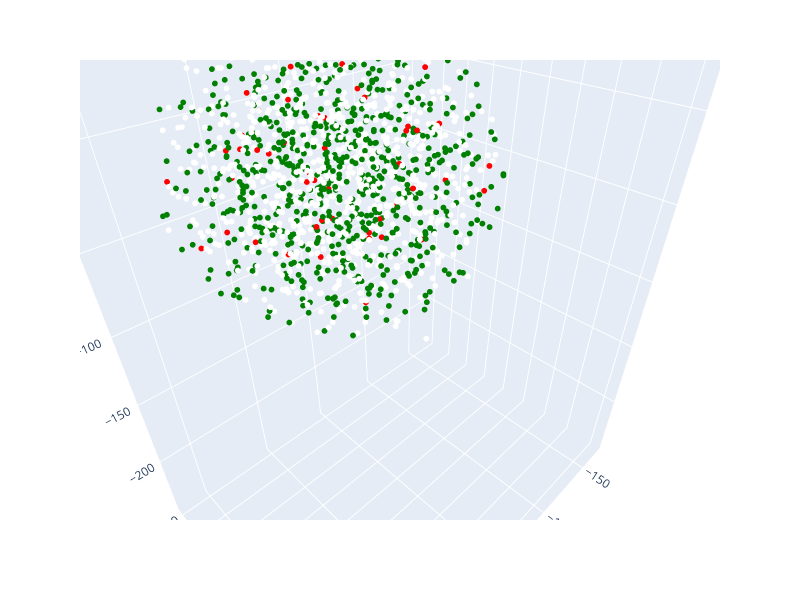

Here is the notebook cell this chart was saved with:
### Code cell
fig = px.scatter_3d(x=[ns[0] for ns in tsne3], y=[ns[1] for ns in tsne3], z=[ns[2] for ns in tsne3],  
                hover_name=newssources, color=reliability_color, 
                color_discrete_map="identity")
fig.update_traces(marker_size=2)
fig.update_layout(width=800, height=600)
fig.show()

### Figure 1 — Plotly figure (JSON) as saved in the notebook; plotly's stock layout.template omitted (floating-point values rounded to 4 significant figures; data arrays with more than 128 entries replaced by an {"elided": "..."} marker saying what was removed)
{"data": [{"hovertemplate": "<b>%{hovertext}</b><br><br>x=%{x}<br>y=%{y}<br>z=%{z}<extra></extra>", "hovertext": {"elided": "855 str values"}, "legendgroup": "", "marker": {"color": "white", "size": 2, "symbol": "circle"}, "mode": "markers", "name": "", "scene": "scene", "showlegend": false, "type": "scatter3d", "x": {"elided": "855 float values"}, "y": {"elided": "855 float values"}, "z": {"elided": "855 float values"}}, {"hovertemplate": "<b>%{hovertext}</b><br><br>x=%{x}<br>y=%{y}<br>z=%{z}<extra></extra>", "hovertext": {"elided": "692 str values"}, "legendgroup": "", "marker": {"color": "green", "size": 2, "symbol": "circle"}, "mode": "markers", "name": "", "scene": "scene", "showlegend": false, "type": "scatter3d", "x": {"elided": "692 float values"}, "y": {"elided": "692 float values"}, "z": {"elided": "692 float values"}}, {"hovertemplate": "<b>%{hovertext}</b><br><br>x=%{x}<br>y=%{y}<br>z=%{z}<extra></extra>", "hovertext": ["rt.com", "breitbart.com", "wnd.com", "newsmax.com", "infowars.com", "americanthinker.com", "tmz.com", "theepochtimes.com", "peta.org", "zerohedge.com", "thefederalist.com", "xinhuanet.com", "thenationalpulse.com", "digg.com", "sputniknews.com", "cgtn.com", "mintpressnews.com", "globaltimes.cn", "beforeitsnews.com", "bizpacreview.com", "gulfnews.com", "trtworld.com", "onegreenplanet.org", "middleeastmonitor.com", "frontpagemag.com", "spectator.org", "tass.com", "thefreethoughtproject.com", "amgreatness.com", "pjmedia.com", "arabnews.com", "outkick.com", "mercola.com", "californiaglobe.com", "activistpost.com", "lifesitenews.com", "bigleaguepolitics.com", "mindbodygreen.com", "hightimes.com", "naturalnews.com", "chinadaily.com.cn", "prageru.com", "independentsentinel.com", "lifenews.com", "judicialwatch.org", "sciencetimes.com", "americanindependent.com", "techstartups.com"], "legendgroup": "", "marker": {"color": "red", "size": 2, "symbol": "circle"}, "mode": "markers", "name": "", "scene": "scene", "showlegend": false, "type": "scatter3d", "x": [7.066, -16.54, 19.38, -1.245, 7.321, -32.2, 12.55, -6.053, 21.87, -1.693, -4.629, 0.07225, 44.16, 55.56, -8.673, -32.2, 5.99, 5.277, 15.01, -44.55, 1.859, -31.06, 55.22, -4.453, -2.851, 21.61, -6.82, 5.329, -21.81, -21.32, -29.22, 5.689, -13.22, -59.19, 25.28, -35.38, -28.73, -27.55, 47.76, -3.301, -15.68, 28.99, -16.68, -3.772, 33.09, -49.76, 12.87, -1.675], "y": [-4.879, -40.84, -33.46, 5.001, -5.142, -52.06, -58.36, -14.07, -39.51, 11.01, -53.17, 35.64, 12.24, -2.991, 6.757, -12.34, -3.889, -24.63, -16.63, 14.85, -62.19, -18.81, -18.11, -33.18, 7.767, -17.11, 33.69, -39.41, 8.819, -34.58, 3.271, 23.32, 58.3, -2.488, 14.5, 41.37, -42.73, 17.49, 1.396, 19.87, 28.82, 24.6, -5.834, -25.4, 1.802, -12.01, 51.07, -7.289], "z": [-1.481, -16.88, 6.029, 39.65, -34.78, 2.721, -3.301, -12.2, -6.825, -53.85, -7.925, 25.46, -5.448, -9.394, -25.2, -35.11, -18.1, 7.294, -35.25, -11.43, -0.3484, -47.38, 9.029, 19.64, 52.4, 10.76, 23.39, 16.14, -17.29, -4.828, -3.275, 34.1, 16.8, 4.564, 44.87, -4.417, 4.75, 36.36, -4.795, -19.76, -22.18, -1.02, 26.78, -12.13, 36.65, 3.248, 15.54, -21.52]}], "layout": {"height": 600, "legend": {"tracegroupgap": 0}, "margin": {"t": 60}, "scene": {"aspectmode": "auto", "aspectratio": {"x": 1.022, "y": 0.7256, "z": 1.349}, "camera": {"center": {"x": 0, "y": 0, "z": 0}, "eye": {"x": 0.7187, "y": 0.7187, "z": 0.7187}, "projection": {"type": "perspective"}, "up": {"x": 0, "y": 0, "z": 1}}, "domain": {"x": [0, 1], "y": [0, 1]}, "xaxis": {"title": {"text": "x"}, "type": "linear"}, "yaxis": {"title": {"text": "y"}, "type": "linear"}, "zaxis": {"title": {"text": "z"}, "type": "linear"}}, "width": 800}}
